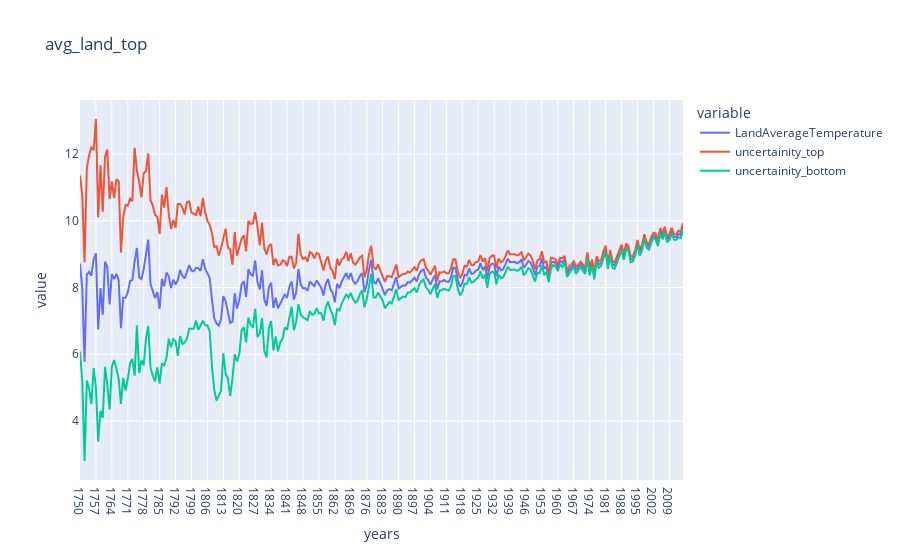

The code cell stored with this chart in its notebook:
### Code cell
fig.show()

### Figure 1 — Plotly figure (JSON) as saved in the notebook; plotly's stock layout.template omitted (floating-point values rounded to 4 significant figures; data arrays with more than 128 entries replaced by an {"elided": "..."} marker saying what was removed)
{"data": [{"hovertemplate": "variable=LandAverageTemperature<br>years=%{x}<br>value=%{y}<extra></extra>", "legendgroup": "LandAverageTemperature", "line": {"color": "#636efa", "dash": "solid"}, "mode": "lines", "name": "LandAverageTemperature", "orientation": "v", "showlegend": true, "type": "scatter", "x": {"elided": "266 str values"}, "xaxis": "x", "y": {"elided": "266 float values"}, "yaxis": "y"}, {"hovertemplate": "variable=uncertainity_top<br>years=%{x}<br>value=%{y}<extra></extra>", "legendgroup": "uncertainity_top", "line": {"color": "#EF553B", "dash": "solid"}, "mode": "lines", "name": "uncertainity_top", "orientation": "v", "showlegend": true, "type": "scatter", "x": {"elided": "266 str values"}, "xaxis": "x", "y": {"elided": "266 float values"}, "yaxis": "y"}, {"hovertemplate": "variable=uncertainity_bottom<br>years=%{x}<br>value=%{y}<extra></extra>", "legendgroup": "uncertainity_bottom", "line": {"color": "#00cc96", "dash": "solid"}, "mode": "lines", "name": "uncertainity_bottom", "orientation": "v", "showlegend": true, "type": "scatter", "x": {"elided": "266 str values"}, "xaxis": "x", "y": {"elided": "266 float values"}, "yaxis": "y"}], "layout": {"legend": {"title": {"text": "variable"}, "tracegroupgap": 0}, "title": {"text": "avg_land_top"}, "xaxis": {"anchor": "y", "domain": [0, 1], "title": {"text": "years"}}, "yaxis": {"anchor": "x", "domain": [0, 1], "title": {"text": "value"}}}}
